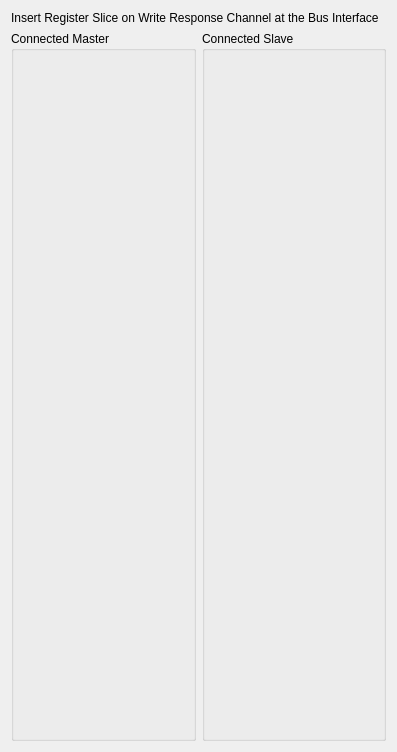
                 <widget class="QWidget" name="scrollAreaWidgetContents_7">
                  <property name="geometry">
                   <rect>
                    <x>0</x>
                    <y>0</y>
                    <width>397</width>
                    <height>752</height>
                   </rect>
                  </property>
                  <layout class="QVBoxLayout" name="verticalLayout_35">
                   <item>
                    <widget class="QLabel" name="label_8">
                     <property name="text">
                      <string>Insert Register Slice on Write Response Channel at the Bus Interface  </string>
                     </property>
                    </widget>
                   </item>
                   <item>
                    <layout class="QHBoxLayout" name="horizontalLayout_14">
                     <item>
                      <widget class="QGroupBox" name="groupBox_15">
                       <property name="title">
                        <string>Connected Master</string>
                       </property>
                       <layout class="QVBoxLayout" name="verticalLayout_16">
                        <item>
                         <widget class="MdtGui::LabeledCombobox" name="C_M_AXI_B_REGISTER_1">
                          <property name="Hidden">
                           <bool>true</bool>
                          </property>
                         </widget>
                        </item>
                        <item>
                         <widget class="MdtGui::LabeledCombobox" name="C_M_AXI_B_REGISTER_2">
                          <property name="Hidden">
                           <bool>true</bool>
                          </property>
                         </widget>
                        </item>
                        <item>
                         <widget class="MdtGui::LabeledCombobox" name="C_M_AXI_B_REGISTER_3">
                          <property name="Hidden">
                           <bool>true</bool>
                          </property>
                         </widget>
                        </item>
                        <item>
                         <widget class="MdtGui::LabeledCombobox" name="C_M_AXI_B_REGISTER_4">
                          <property name="Hidden">
                           <bool>true</bool>
                          </property>
                         </widget>
                        </item>
                        <item>
                         <widget class="MdtGui::LabeledCombobox" name="C_M_AXI_B_REGISTER_5">
                          <property name="Hidden">
                           <bool>true</bool>
                          </property>
                         </widget>
                        </item>
                        <item>
                         <widget class="MdtGui::LabeledCombobox" name="C_M_AXI_B_REGISTER_6">
                          <property name="Hidden">
                           <bool>true</bool>
                          </property>
                         </widget>
                        </item>
                        <item>
                         <widget class="MdtGui::LabeledCombobox" name="C_M_AXI_B_REGISTER_7">
                          <property name="Hidden">
                           <bool>true</bool>
                          </property>
                         </widget>
                        </item>
                        <item>
                         <widget class="MdtGui::LabeledCombobox" name="C_M_AXI_B_REGISTER_8">
                          <property name="Hidden">
                           <bool>true</bool>
                          </property>
                         </widget>
                        </item>
                        <item>
                         <widget class="MdtGui::LabeledCombobox" name="C_M_AXI_B_REGISTER_9">
                          <property name="Hidden">
                           <bool>true</bool>
                          </property>
                         </widget>
                        </item>
                        <item>
                         <widget class="MdtGui::LabeledCombobox" name="C_M_AXI_B_REGISTER_10">
                          <property name="Hidden">
                           <bool>true</bool>
                          </property>
                         </widget>
                        </item>
                        <item>
                         <widget class="MdtGui::LabeledCombobox" name="C_M_AXI_B_REGISTER_11">
                          <property name="Hidden">
                           <bool>true</bool>
                          </property>
                         </widget>
                        </item>
                        <item>
                         <widget class="MdtGui::LabeledCombobox" name="C_M_AXI_B_REGISTER_12">
                          <property name="Hidden">
                           <bool>true</bool>
                          </property>
                         </widget>
                        </item>
                        <item>
                         <widget class="MdtGui::LabeledCombobox" name="C_M_AXI_B_REGISTER_13">
                          <property name="Hidden">
                           <bool>true</bool>
                          </property>
                         </widget>
                        </item>
                        <item>
                         <widget class="MdtGui::LabeledCombobox" name="C_M_AXI_B_REGISTER_14">
                          <property name="Hidden">
                           <bool>true</bool>
                          </property>
                         </widget>
                        </item>
                        <item>
                         <widget class="MdtGui::LabeledCombobox" name="C_M_AXI_B_REGISTER_15">
                          <property name="Hidden">
                           <bool>true</bool>
                          </property>
                         </widget>
                        </item>
                        <item>
                         <widget class="MdtGui::LabeledCombobox" name="C_M_AXI_B_REGISTER_16">
                          <property name="Hidden">
                           <bool>true</bool>
                          </property>
                         </widget>
                        </item>
                        <item>
                         <spacer name="verticalSpacer_14">
                          <property name="orientation">
                           <enum>Qt::Vertical</enum>
                          </property>
                          <property name="sizeHint" stdset="0">
                           <size>
                            <width>20</width>
                            <height>40</height>
                           </size>
                          </property>
                         </spacer>
                        </item>
                       </layout>
                      </widget>
                     </item>
                     <item>
                      <widget class="QGroupBox" name="groupBox_14">
                       <property name="title">
                        <string>Connected Slave</string>
                       </property>
                       <layout class="QVBoxLayout" name="verticalLayout_15">
                        <item>
                         <widget class="MdtGui::LabeledCombobox" name="C_S_AXI_B_REGISTER_1">
                          <property name="Hidden">
                           <bool>true</bool>
                          </property>
                         </widget>
                        </item>
                        <item>
                         <widget class="MdtGui::LabeledCombobox" name="C_S_AXI_B_REGISTER_2">
                          <property name="Hidden">
                           <bool>true</bool>
                          </property>
                         </widget>
                        </item>
                        <item>
                         <widget class="MdtGui::LabeledCombobox" name="C_S_AXI_B_REGISTER_3">
                          <property name="Hidden">
                           <bool>true</bool>
                          </property>
                         </widget>
                        </item>
                        <item>
                         <widget class="MdtGui::LabeledCombobox" name="C_S_AXI_B_REGISTER_4">
                          <property name="Hidden">
                           <bool>true</bool>
                          </property>
                         </widget>
                        </item>
                        <item>
                         <widget class="MdtGui::LabeledCombobox" name="C_S_AXI_B_REGISTER_5">
                          <property name="Hidden">
                           <bool>true</bool>
                          </property>
                         </widget>
                        </item>
                        <item>
                         <widget class="MdtGui::LabeledCombobox" name="C_S_AXI_B_REGISTER_6">
                          <property name="Hidden">
                           <bool>true</bool>
                          </property>
                         </widget>
                        </item>
                        <item>
                         <widget class="MdtGui::LabeledCombobox" name="C_S_AXI_B_REGISTER_7">
                          <property name="Hidden">
                           <bool>true</bool>
                          </property>
                         </widget>
                        </item>
                        <item>
                         <widget class="MdtGui::LabeledCombobox" name="C_S_AXI_B_REGISTER_8">
                          <property name="Hidden">
                           <bool>true</bool>
                          </property>
                         </widget>
                        </item>
                        <item>
                         <widget class="MdtGui::LabeledCombobox" name="C_S_AXI_B_REGISTER_9">
                          <property name="Hidden">
                           <bool>true</bool>
                          </property>
                         </widget>
                        </item>
                        <item>
                         <widget class="MdtGui::LabeledCombobox" name="C_S_AXI_B_REGISTER_10">
                          <property name="Hidden">
                           <bool>true</bool>
                          </property>
                         </widget>
                        </item>
                        <item>
                         <widget class="MdtGui::LabeledCombobox" name="C_S_AXI_B_REGISTER_11">
                          <property name="Hidden">
                           <bool>true</bool>
                          </property>
                         </widget>
                        </item>
                        <item>
                         <widget class="MdtGui::LabeledCombobox" name="C_S_AXI_B_REGISTER_12">
                          <property name="Hidden">
                           <bool>true</bool>
                          </property>
                         </widget>
                        </item>
                        <item>
                         <widget class="MdtGui::LabeledCombobox" name="C_S_AXI_B_REGISTER_13">
                          <property name="Hidden">
                           <bool>true</bool>
                          </property>
                         </widget>
                        </item>
                        <item>
                         <widget class="MdtGui::LabeledCombobox" name="C_S_AXI_B_REGISTER_14">
                          <property name="Hidden">
                           <bool>true</bool>
                          </property>
                         </widget>
                        </item>
                        <item>
                         <widget class="MdtGui::LabeledCombobox" name="C_S_AXI_B_REGISTER_15">
                          <property name="Hidden">
                           <bool>true</bool>
                          </property>
                         </widget>
                        </item>
                        <item>
                         <widget class="MdtGui::LabeledCombobox" name="C_S_AXI_B_REGISTER_16">
                          <property name="Hidden">
                           <bool>true</bool>
                          </property>
                         </widget>
                        </item>
                        <item>
                         <spacer name="verticalSpacer_15">
                          <property name="orientation">
                           <enum>Qt::Vertical</enum>
                          </property>
                          <property name="sizeHint" stdset="0">
                           <size>
                            <width>20</width>
                            <height>40</height>
                           </size>
                          </property>
                         </spacer>
                        </item>
                       </layout>
                      </widget>
                     </item>
                    </layout>
                   </item>
                  </layout>
                 </widget>
